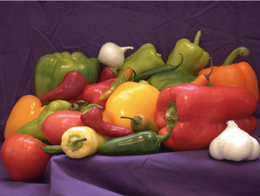
%> input picture test/test_large.png, 260 x 196 px, shrunk from 1144 x 864 before the run
$ octave test_SSDA.m   (GNU Octave 9; MATLAB toolbox functions it lacks are replaced by stand-ins)
%> lines starting %> are read from the running program, lines starting %| are printed output that depends on the picture
%> further down, peppers is the input picture: size 196x260x3 uint8; mean R, G, B 115, 71.1, 65.2
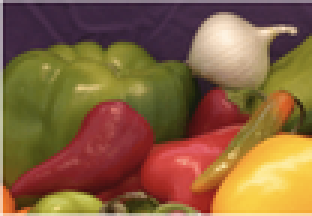
%> input picture test/test.png, 104 x 72 px, shrunk from 458 x 316 before the run (shown 3 times larger)
%> further down, onion is the input picture: size 72x104x3 uint8; mean R, G, B 134.2, 98.2, 62.5
### test/max_threshold_ind.m
% Input: searchin_area and window(pictures)
%        Threshold: T
% Reture: N is a matrix, its (i,j) element is the index that exceeds T
% Pay attention to x,y here, x,y point have index(y,x)

function N = max_threshold_ind(searching_area,window,T)
%> called with T = 4

% Convert the image to double
searching_area = im2double(searching_area(:,:,1));
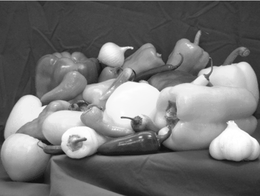
%> searching_area: size 196x260 double; min 0.0549, max 1, mean 0.451
window = im2double(window(:,:,1));
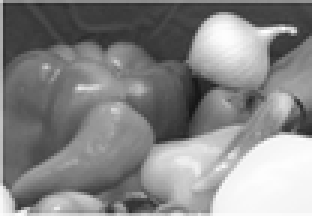
%> window: size 72x104 double (shown 3 times larger); min 0.0863, max 0.996, mean 0.526

% Get the size
[row_w, col_w] = size(window);
%> row_w = 72; col_w = 104
[row_s,col_s] = size(searching_area);
%> row_s = 196; col_s = 260

% Calculate the normalization constant
W_n = sum(window,'all') / (row_w * col_w);
%> W_n = 0.526

% The range of the reference point
x_max = col_s - col_w + 1;
%> x_max = 157
y_max = row_s - row_w + 1;
%> y_max = 125
N = zeros(y_max,x_max);

% Calculate the index
for j = 1:x_max
    for i = 1:y_max
        n = 0;
        l = 1;
        m = 1;
        distance = 0;
        while((distance < T) && (max(l,m) < min(row_w,col_w)))
%             S_n = sum(searching_area(i:i+row_w-1,j:j+col_w-1),'all') / (row_w * col_w);
%             distance = distance + abs(searching_area(i+l-1,j+m-1)-window(l,m)+S_n-W_n); % Normalized distance
             distance = distance + abs(searching_area(i+l-1,j+m-1)-window(l,m)); % Unnormalized distance
            n = n + 1;
            l = l + 1;
            m = m + 1;
        end
        N(i,j) = n;
    end
end
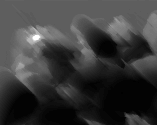
%> N: size 125x157 double; min 6, max 71, mean 21; drawn with min black and max white


### test/test_SSDA.m
peppers = imread("test_large.png");
onion = imread("test.png");
N = max_threshold_ind(peppers,onion,4);
[max_N,imax] = max(abs(N(:)));
%> max_N = 71; imax = 4163
[ypeak,xpeak] = ind2sub(size(N),imax(1));
%> ypeak = 38; xpeak = 34
figure
surf(N)
shading flat
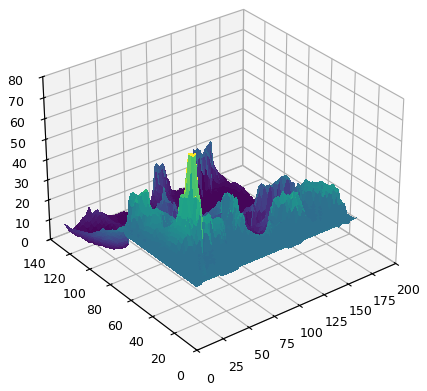
%> figure redrawn from the program's plot data
